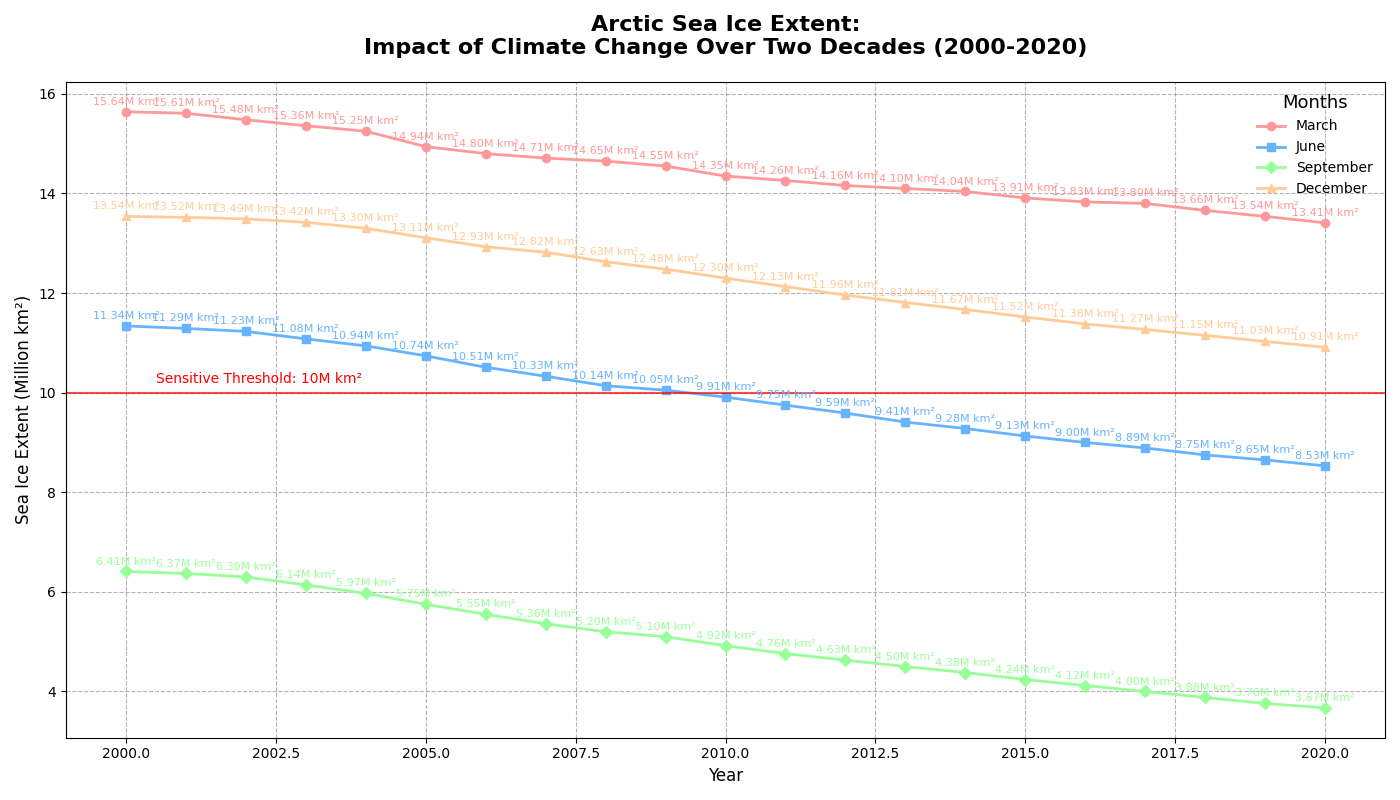

The Python source for this figure:
import matplotlib.pyplot as plt
import numpy as np

# Backstory: Monitoring the impact of climate change on Arctic sea ice extent
# Years from 2000 to 2020
years = np.arange(2000, 2021)

# Sea ice extent (in million square kilometers) for different months
march_extent = [15.64, 15.61, 15.48, 15.36, 15.25, 14.94, 14.80, 14.71, 14.65, 14.55, 14.35, 14.26, 14.16, 14.10, 14.04, 13.91, 13.83, 13.80, 13.66, 13.54, 13.41]
june_extent = [11.34, 11.29, 11.23, 11.08, 10.94, 10.74, 10.51, 10.33, 10.14, 10.05, 9.91, 9.75, 9.59, 9.41, 9.28, 9.13, 9.00, 8.89, 8.75, 8.65, 8.53]
september_extent = [6.41, 6.37, 6.30, 6.14, 5.97, 5.75, 5.55, 5.36, 5.20, 5.10, 4.92, 4.76, 4.63, 4.50, 4.38, 4.24, 4.12, 4.00, 3.88, 3.76, 3.67]
december_extent = [13.54, 13.52, 13.49, 13.42, 13.30, 13.11, 12.93, 12.82, 12.63, 12.48, 12.30, 12.13, 11.96, 11.81, 11.67, 11.52, 11.38, 11.27, 11.15, 11.03, 10.91]

# Plotting
fig, ax = plt.subplots(figsize=(14, 8))

# Define colors and markers for different months
colors = ['#ff9999', '#66b3ff', '#99ff99', '#ffcc99']
months = ['March', 'June', 'September', 'December']
extents = [march_extent, june_extent, september_extent, december_extent]
markers = ['o', 's', 'D', '^']

# Plot the sea ice extent data
for extent, month, color, marker in zip(extents, months, colors, markers):
    ax.plot(years, extent, label=month, color=color, marker=marker, linewidth=2)

    # Annotate data points with the extent values in million square kilometers
    for (x, y) in zip(years, extent):
        ax.annotate(f'{y:.2f}M km²', xy=(x, y), xytext=(0, 5),
                     textcoords='offset points', ha='center', fontsize=8, color=color)

# Set title and labels
ax.set_title('Arctic Sea Ice Extent:\nImpact of Climate Change Over Two Decades (2000-2020)', 
              fontsize=16, fontweight='bold', pad=20)
ax.set_xlabel('Year', fontsize=12)
ax.set_ylabel('Sea Ice Extent (Million km²)', fontsize=12)

# Add gridlines for better readability
ax.grid(True, linestyle='--', which='major', color='grey', alpha=0.6)

# Add a horizontal line indicating a sensitive threshold
ax.axhline(y=10.0, color='r', linestyle='-', linewidth=1.5, alpha=0.7)
ax.text(2000.5, 10.2, 'Sensitive Threshold: 10M km²', color='r', fontsize=10)

# Adding a legend for the months
ax.legend(title='Months', title_fontsize='13', loc='upper right', frameon=False)

# Automatically adjust layout to prevent overlap
plt.tight_layout()

# Display the plot
plt.show()
